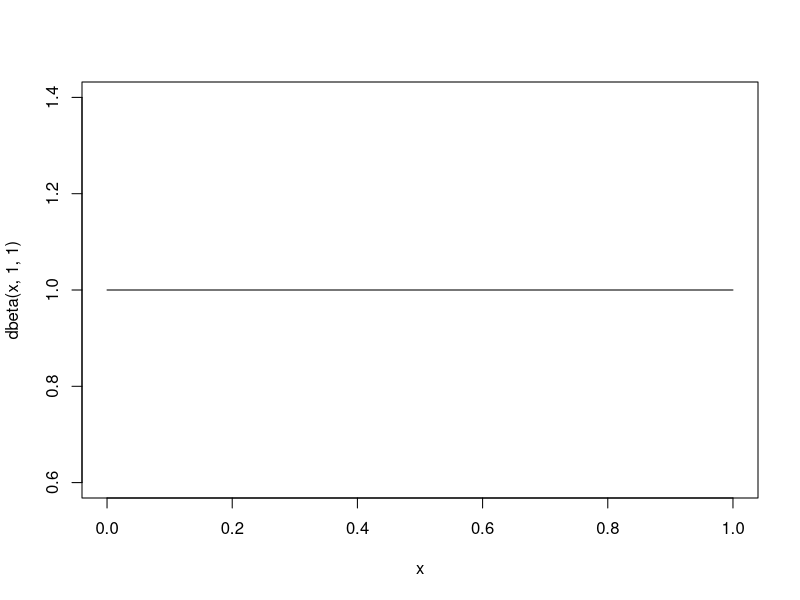
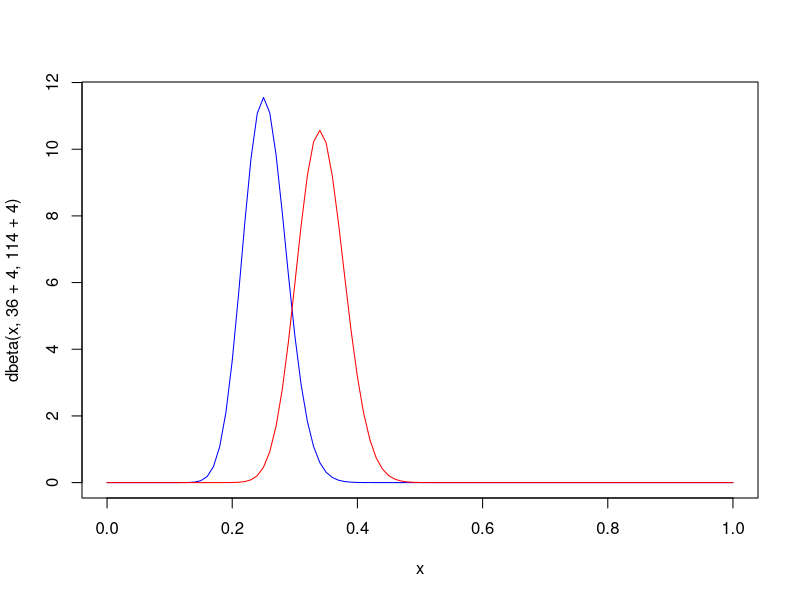
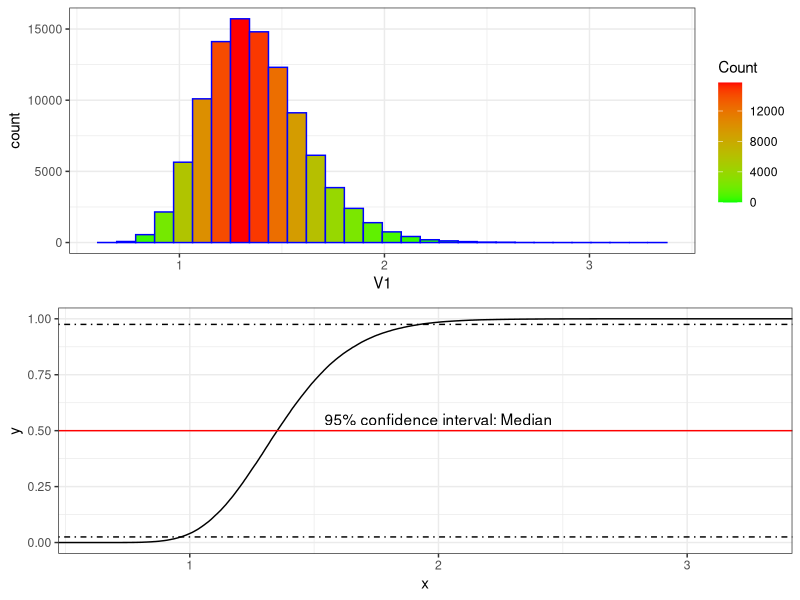

Here is the R script that generated these plots, in order:

library(ggplot2)
library(grid)
library(gridExtra)

curve(dbeta(x, 1,1)) # these are our weak priors for the AB test.  We don't know or have any reason to believe A over B

curve(dbeta(x, 36+4, 114+4), col = "blue")
curve(dbeta(x, 50+4, 100+4), add = TRUE, col = "red")
 
n.trials <- 100000
prior.alpha <- 4
prior.beta <- 4

a.samples <- rbeta(n.trials,36+prior.alpha,114+prior.beta)
b.samples <- rbeta(n.trials,50+prior.alpha,100+prior.beta)
p.b_superior <- sum(b.samples > a.samples)/n.trials

# p.b_superior
# par(mfrow = c(2,1))
# hist(b.samples/a.samples, breaks = 40)
# lines(density(b.samples/a.samples), lwd = 2)
# plot(ecdf(b.samples/a.samples)) 

data <- as.data.frame(b.samples/a.samples)
names(data) <- "V1"

hist_plot <- ggplot(
  data = data, 
  aes(V1)
) + geom_histogram(
  col = "blue", 
  # alpha = .7, 
  aes(fill = ..count..)
  ) + 
  scale_fill_gradient(
    "Count", 
    low = "green", 
    high = "red"
  ) + theme_bw()

cdf_data <- data.frame(x = b.samples/a.samples)
cdf_plot <- ggplot(
  cdf_data, 
  aes(x)
) + stat_ecdf() + 
  geom_hline(yintercept = .50, col = "red") +
  geom_hline(yintercept = .975, linetype = "dotdash", col = "black") + 
  geom_hline(yintercept = .025, linetype = "dotdash", col = "black") + 
  annotate("text", x = 2.0, y =.55, label = "95% confidence interval: Median") + 
  theme_bw()
  

grid.arrange(hist_plot, cdf_plot)




#plot(ecdf(rbeta(1000, 1,1)))


